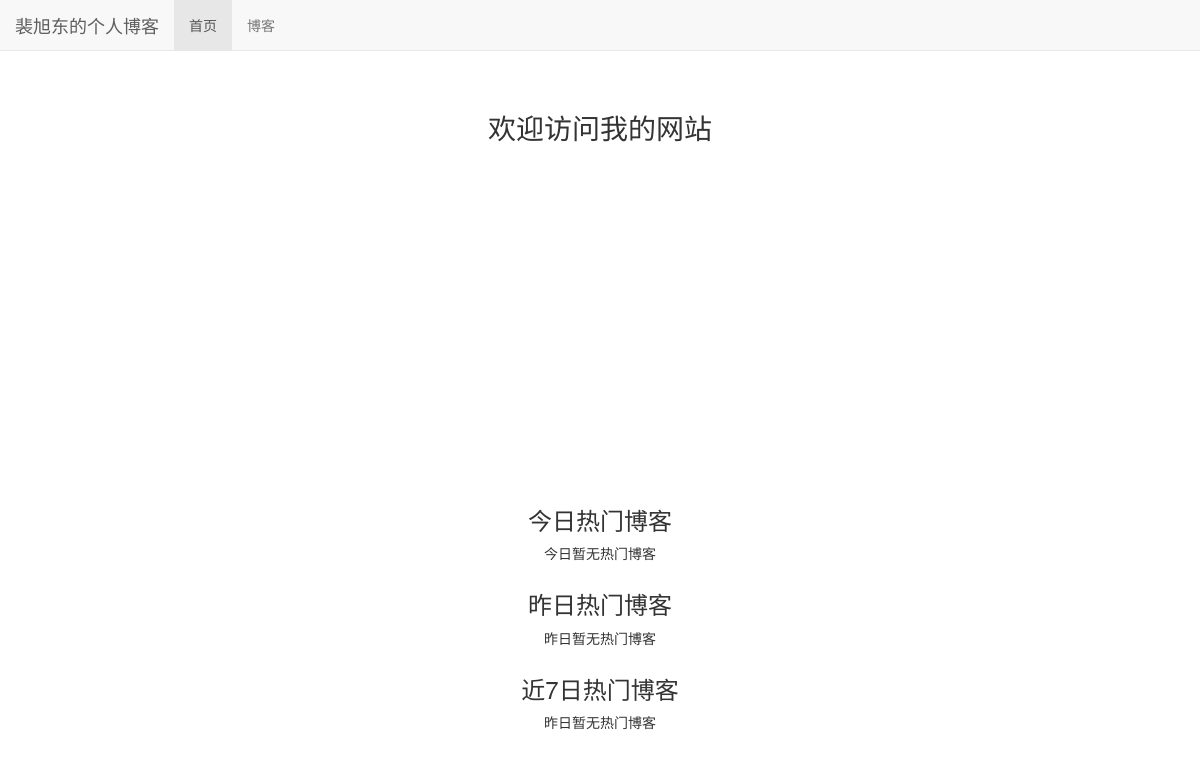
Before: / with the older database file.
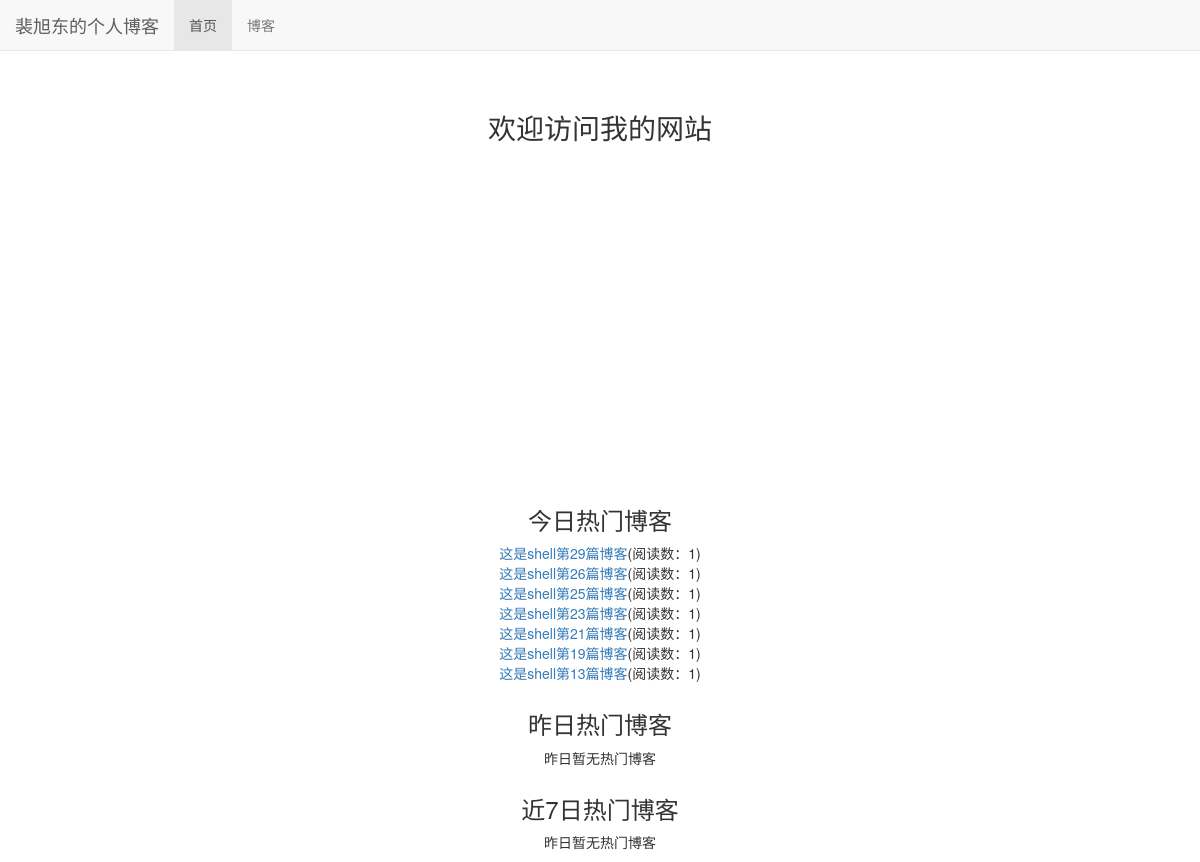
After: the same page with the newer database file.
### read_statistics/models.py (models this page shows)
class ReadDetail(models.Model):
    date = models.DateField(default=timezone.now)
    read_num = models.IntegerField(default=0)
    content_type = models.ForeignKey(ContentType, on_delete=models.DO_NOTHING)
    object_id = models.PositiveIntegerField()
    content_object = GenericForeignKey('content_type', 'object_id')

### blog/models.py (models this page shows, shortened)
class Blog(models.Model, ReadNumExpandMethod):
    title = models.CharField(max_length=50)
    blog_type = models.ForeignKey(BlogType, on_delete=models.DO_NOTHING)
    content = RichTextUploadingField()
    author = models.ForeignKey(User, on_delete=models.DO_NOTHING)
    read_num = models.IntegerField(default=0)
    created_time = models.DateTimeField(auto_now_add=True)
    last_update_time = models.DateTimeField(auto_now=True)
    read_details = GenericRelation(ReadDetail)
    class Meta:
        ordering = ['-created_time']

### pxdweb/views.py (the view)
# urls.py: 2. Add a URL to urlpatterns:  path('', views.home, name='home')
def home(request):
    blog_content_type = ContentType.objects.get_for_model(Blog)
    read_nums,dates = get_seven_days_read_data(blog_content_type)
    hot_blogs_for_7_days = cache.get('hot_blogs_for_7_days')
    if not hot_blogs_for_7_days:
        hot_blogs_for_7_days = get_7_days_hot_blogs()
        cache.set('hot_blogs_for_7_days', hot_blogs_for_7_days, 3600)
    else:
        print('use cache')
    context={}
    context['read_nums'] = read_nums
    context['dates'] = dates
    context['today_hot_data'] = get_today_hot_data(blog_content_type)
    context['yesterday_hot_data'] = get_yesterday_hot_data(blog_content_type)
    context['hot_blogs_for_7_days'] = get_7_days_hot_blogs()
    return render(request,'home.html',context)

### pxdweb/views.py (called while the page is built)
def get_7_days_hot_blogs():
    today = timezone.now().date()
    date = today - datetime.timedelta(days=7)
    blogs = Blog.objects.filter(read_details__date__lt=today, read_details__date__gte=date) \
                                    .values('id', 'title') \
                                    .annotate(read_num_sum=Sum('read_details__read_num')) \
                                    .order_by('-read_num_sum')
    return blogs[:7]

### read_statistics/utils.py (called while the page is built)
def get_seven_days_read_data(content_type):
    today = timezone.now().date()
    dates = []
    read_nums = []
    for i in range(6,-1,-1):
        date = today - datetime.timedelta(days=i)
        dates.append(date.strftime('%m/%d'))
        read_details = ReadDetail.objects.filter(content_type=content_type, date=date)
        result = read_details.aggregate(read_num_sum=Sum('read_num'))
        read_nums.append(result['read_num_sum'] or 0)
    return read_nums,dates

def get_today_hot_data(content_type):
    today = timezone.now().date()
    read_details = ReadDetail.objects.filter(content_type=content_type, date=today).order_by('-read_num')
    return read_details[:7]

def get_yesterday_hot_data(content_type):
    today = timezone.now().date()
    yesterday = today-datetime.timedelta(days=1)
    read_details = ReadDetail.objects.filter(content_type=content_type, date=yesterday).order_by('-read_num')
    return read_details[:7]

### templates/home.html (shortened to what this page needs)
{% extends 'base.html' %}
{% load staticfiles %}
    {% block header_extends %}
        <link rel="stylesheet" href="{% static 'home.css' %}">
    {% endblock %}
{% block home-active %}active{% endblock %}
{% block content %}
    <h3 class="home-content">欢迎访问我的网站</h3>
    <div id="container" ></div>
    <div class="hot-data">
        <h3>今日热门博客</h3>
        <ul>
            {% for hot_data in today_hot_data %}
                <li><a href="{% url 'blog_detail' hot_data.content_object.pk %}">{{ hot_data.content_object.title}}</a>(阅读数：{{ hot_data.read_num }})</li>
            {% empty %}
                <li>今日暂无热门博客</li>
            {% endfor %}
        </ul>
    </div>
    <div class="hot-data">
        <h3>昨日热门博客</h3>
        <ul>
            {% for hot_data in yesterday_hot_data %}
                <li><a href="{% url 'blog_detail' hot_data.content_object.pk %}">{{ hot_data.content_object.title}}</a>(阅读数：{{ hot_data.read_num }})</li>
            {% empty %}
                <li>昨日暂无热门博客</li>
            {% endfor %}
        </ul>
    </div>
    <div class="hot-data">
        <h3>近7日热门博客</h3>
        <ul>
            {% for hot_blog in hot_blogs_for_7_days %}
                <li><a href="{% url 'blog_detail' hot_blog.id%}">{{ hot_blog.title}}</a>(阅读数：{{ hot_blog.read_num_sum }})</li>
            {% empty %}
                <li>昨日暂无热门博客</li>
            {% endfor %}
        </ul>
    </div>
{% endblock %}

### templates/base.html (shortened to what this page needs)
{% load staticfiles %}
<!DOCTYPE html>
<html lang="zh-CN">
<head>
    <link rel="stylesheet" href="{% static  'base.css' %}">
    <link  rel="stylesheet" href="{% static 'bootstrap-3.3.7-dist/css/bootstrap.min.css' %}">
    {% block header_extends %}{% endblock %}
</head>
<body>
    <div class="navbar navbar-default navbar-fixed-top" role="navigation">
        <div class="container-fluid">
            <div class="navbar-header">
                <a class="navbar-brand" href="/">裴旭东的个人博客</a>
            </div>
            <div id="navbar-collapse" class="collapse navbar-collapse">
                <ul class="nav navbar-nav">
                <li class="{% block home-active %}{% endblock %}"><a href="{% url 'home' %}">首页</a></li>
                <li class="{% block blog-active %}{% endblock %}"><a href="{% url 'blog_list' %}">博客</a></li>
                </ul>
            </div>
        </div>
    </div>
    {% block content %} {% endblock %}
</body>
</html>

### static/base.css (style rules this page uses)
* { margin: 0; padding: 0; }
body { margin-top: 60px!important; }
ul { list-style-type: none; }

### static/home.css (style rules this page uses)
h3.home-content { font-size: 200%; margin-top: 4em; margin-bottom: 2em; text-align: center; }
div#container { margin:0 auto; height: 20em; min-width: 20em; max-width: 30em; }
div.hot-data { text-align: center; margin-top:2em; }

Changed rows visible on the page:
added ReadDetail: content_object "这是shell第29篇博客", read_num "1"
added ReadDetail: content_object "这是shell第26篇博客", read_num "1"
added ReadDetail: content_object "这是shell第25篇博客", read_num "1"
added ReadDetail: content_object "这是shell第23篇博客", read_num "1"
added ReadDetail: content_object "这是shell第21篇博客", read_num "1"
added ReadDetail: content_object "这是shell第19篇博客", read_num "1"
added ReadDetail: content_object "这是shell第13篇博客", read_num "1"
Other visible differences:
text no longer shown: "今日暂无热门博客"
